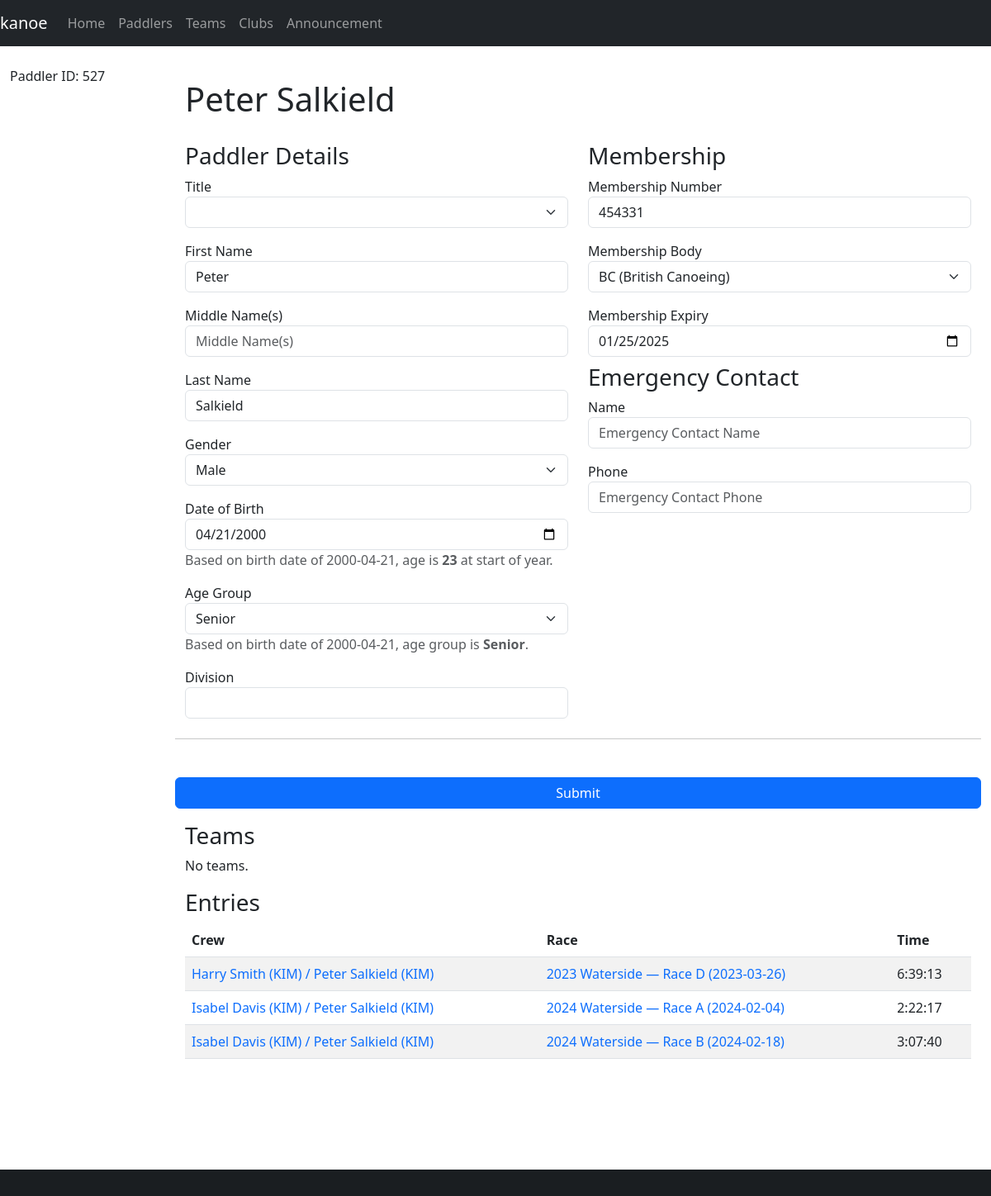
The app's page /paddler/527, older data.
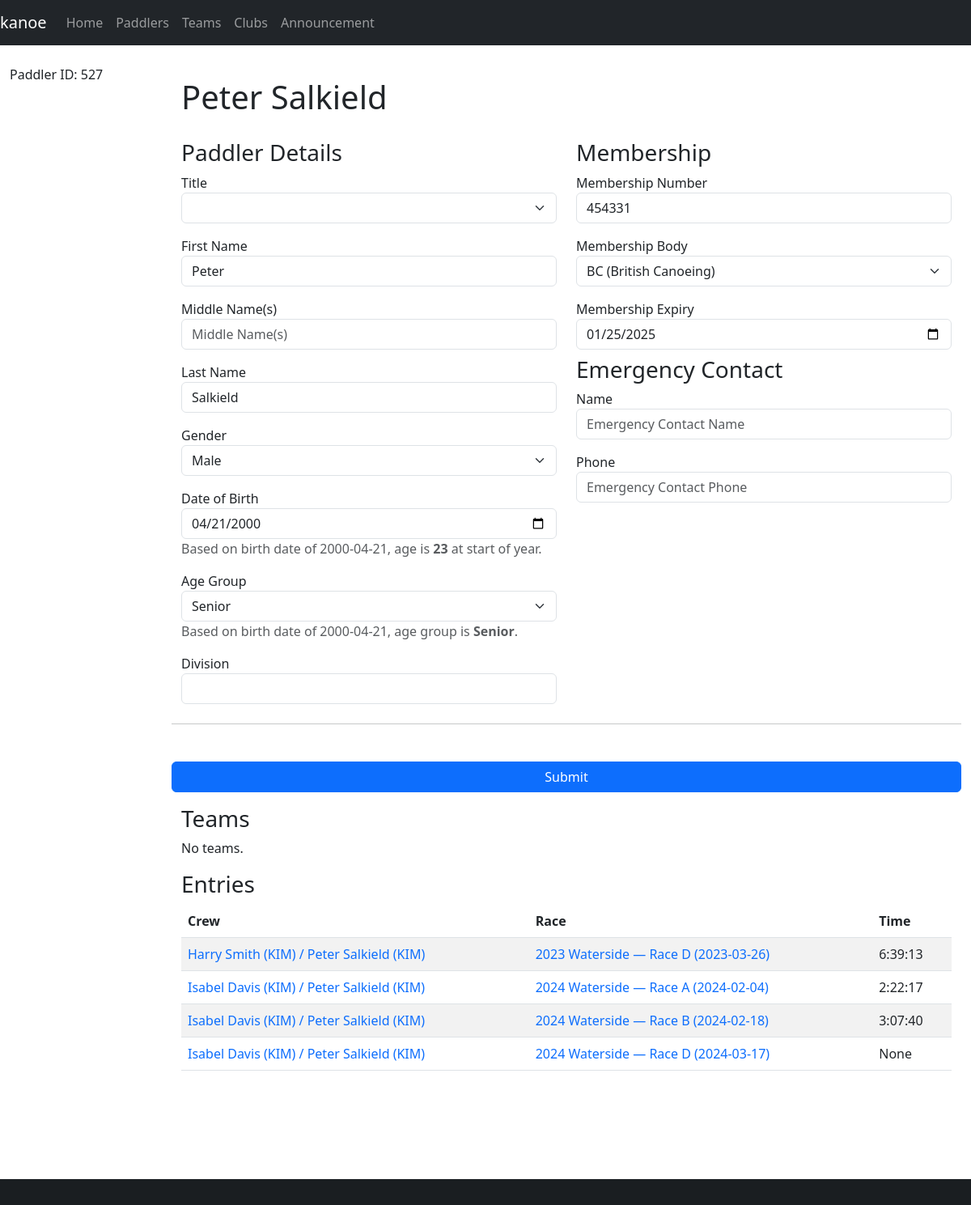
The same page, newer data.
### database/database/crew.py (models this page shows, shortened)
class Crew(Base):
    __tablename__ = "crew"
    id = Column(Integer, primary_key=True)
    paddler_id = Column(Integer, ForeignKey(Paddler.id), index=True)
    club_id = Column(String(3), ForeignKey(Club.id), index=True)
    entry_id = Column(Integer, ForeignKey(Entry.id), index=True)
    services = Column(Boolean, server_default=expression.false())
    due = Column(Numeric)
    paid = Column(Numeric)
    paddler = relationship(Paddler, backref="crews", lazy="joined")
    club = relationship("Club", backref="crews", lazy="joined")
    entry = relationship(Entry, lazy="joined", overlaps="crews")
    def __repr__(self):
        club_id = f"{self.club.id}" if self.club else "None"
        entry_id = f"{self.entry.id}" if self.entry else "None"
        return f"Crew(id={self.id}, name='{self.paddler.name}', club_id={club_id}, entry_id={entry_id})"
    def __str__(self):
        club = f" ({self.club.code})" if self.club and self.club.code else ""
        return f"{self.paddler.name}{club}"

### database/database/club.py (models this page shows, shortened)
class Club(Base):
    __tablename__ = "club"
    id = Column(Integer, primary_key=True)
    name = Column(String)
    code_regex = Column(String())
    services = Column(Boolean, server_default=expression.false())
    @property
    def code(self):
        return self.code_regex.split("|")[0] if self.code_regex else None

### database/database/paddler.py (models this page shows, shortened)
class Paddler(Base):
    __tablename__ = "paddler"
    id = Column(Integer, primary_key=True)
    membership_number = Column(Integer)
    membership_expiry = Column(Date)
    membership_body_id = Column(Integer, ForeignKey(MembershipBody.id))
    division = Column(Integer)
    title = Column(String)
    first = Column(String)
    middle = Column(String)
    last = Column(String)
    gender = Column(String(1))
    suffix = Column(String)
    dob = Column(Date)
    address = Column(String)
    email = Column(String)
    phone = Column(String)
    emergency_name = Column(String)
    emergency_phone = Column(String)
    age_group_id = Column(Integer, ForeignKey(AgeGroup.id), index=True)
    age_group = relationship(AgeGroup, backref="paddlers", lazy="joined")
    membership_body = relationship(MembershipBody, backref="paddlers", lazy="joined")
    teams = relationship("Team", secondary="team_paddler", back_populates="paddlers")
    @hybrid_property
    def name(self):
        return combine_names(self.first, self.middle, self.last)
    def __repr__(self):
        return f"Paddler(id={self.id}, name='{self.name}', division={self.division or '?'})"
    @property
    def age(self):
        newyear = date(date.today().year, 1, 1)
        age = newyear.year - self.dob.year
        if (self.dob.month, self.dob.day) > (newyear.month, newyear.day):
            age -= 1
        return age
    @property
    def age_group_calculated(self):
        age = self.age
        if not age:
            return None
        elif age < 19:
            return "Junior"
        elif age >= 50:
            return "Master"
        elif age >= 35:
            return "Veteran"
        else:
            return "Senior"

### database/database/race.py (models this page shows, shortened)
class Race(Base):
    __tablename__ = "race"
    __table_args__ = (UniqueConstraint("name", "date", name="uq_race_name_date"),)
    id = Column(Integer, primary_key=True)
    name = Column(String, nullable=False)
    date = Column(Date, nullable=False)
    series_id = Column(Integer, ForeignKey(Series.id), index=True)
    time_min_start = Column(String)
    time_max_start = Column(String)
    time_min_finish = Column(String)
    time_max_finish = Column(String)
    time_adjustment = Column(Integer)
    series = relationship(Series, backref="races", lazy="joined")
    def __str__(self):
        return "%s (%s)" % (self.name, self.date)

### database/database/entry.py (models this page shows, shortened)
class Entry(Base):
    __tablename__ = "entry"
    id = Column(Integer, primary_key=True)
    race_id = Column(Integer, ForeignKey(Race.id), index=True)
    category_id = Column(Integer, ForeignKey(Category.id), index=True)
    boat_type = Column(boat_type, index=True)
    entry_number = Column(Integer)
    series_id = Column(Integer, ForeignKey(Series.id), index=True)
    time_start = Column(String)
    time_finish = Column(String)
    time_adjustment = Column(Integer)
    registered = Column(Boolean, default=False, nullable=False)
    retired = Column(Boolean, default=False, nullable=False)
    scratched = Column(Boolean, default=False, nullable=False)
    disqualified = Column(Boolean, default=False, nullable=False)
    note = Column(Text)
    category = relationship(Category, backref="entries", lazy="joined")
    race = relationship(Race, backref="entries", lazy="joined")
    race_number = relationship("Number", secondary="number_entry", uselist=False)
    crews = relationship("Crew", lazy="joined", order_by="Crew.paddler_id")
    def __str__(self):
        names = sorted([str(crew) for crew in self.crews])
        return " / ".join(names)
    @property
    def time(self):
        if self.time_start and self.time_finish:
            time_start = datetime.datetime.strptime(self.time_start, "%H:%M:%S")
            time_finish = datetime.datetime.strptime(self.time_finish, "%H:%M:%S")
            return (
                time_finish
                - time_start
                + datetime.timedelta(seconds=(self.time_adjustment or 0))
            )
        else:
            return None

### paddle/views/paddler.py (the view, shortened to what this page needs)
@blueprint.route("/paddler/<paddler_id>", methods=("GET", "POST"))
@blueprint.route("/paddler/", defaults={"paddler_id": None}, methods=("GET", "POST"))
@login_required
def paddler(paddler_id):
    if paddler_id:
        paddler = session.get(db.Paddler, paddler_id)
    else:
        paddler = None
    age_groups = session.query(db.AgeGroup).all()
    membership_bodies = session.query(db.MembershipBody).all()
    if paddler:
        logging.debug(f"* {repr(paddler)}")
        logging.debug("  Crews:")
        for crew in paddler.crews:
            logging.debug(f"    - {repr(crew)}")
    return render_template(
        "paddler.j2",
        paddler=paddler,
        age_groups=age_groups,
        membership_bodies=membership_bodies,
    )

### database/database/age_group.py (called while the page is built)
    def __str__(self):
        return self.label

### database/database/paddler.py (called while the page is built)
def combine_names(first, middle, last):
    name = [first, middle, last]
    name = list(filter(lambda item: item is not None, name))
    name = " ".join(name)
    name = name.strip()
    return name

### paddle/templates/paddler.j2 (shortened to what the changed rows need)
{% extends "base-fluid.j2" %}
{% from "macros.j2" import find_value %}
{% block content %}
<h1>{% if paddler.name %}{{ paddler.name }}{% else %}New Paddler{% endif %}</h1>
<table class="table table-striped">
    <thead>
        <tr>
            <th>Crew</th>
            <th>Race</th>
            <th>Time</th>
        </tr>
    </thead>
    <tbody>
    {% for crew in paddler.crews %}
        <tr>
            <td>
                <a href="{{ url_for('kanoe.entry', entry_id=crew.entry.id) }}">{{ crew.entry }}</a>
            </td>
            <td>
                <a href="{{ url_for('kanoe.race', race_id=crew.entry.race.id) }}">{{ crew.entry.race }}</a>
            </td>
            <td>
                {{ crew.entry.time }}
            </td>
        </tr>
    {% endfor %}
    </tbody>
</table>
{% endblock %}

Row changes from the older to the newer data that the page shows:
added Crew: entry "Isabel Davis (KIM) / Peter Salkield (KIM)", entry.race "2024 Waterside — Race D (2024-03-17)", entry.time "None"
